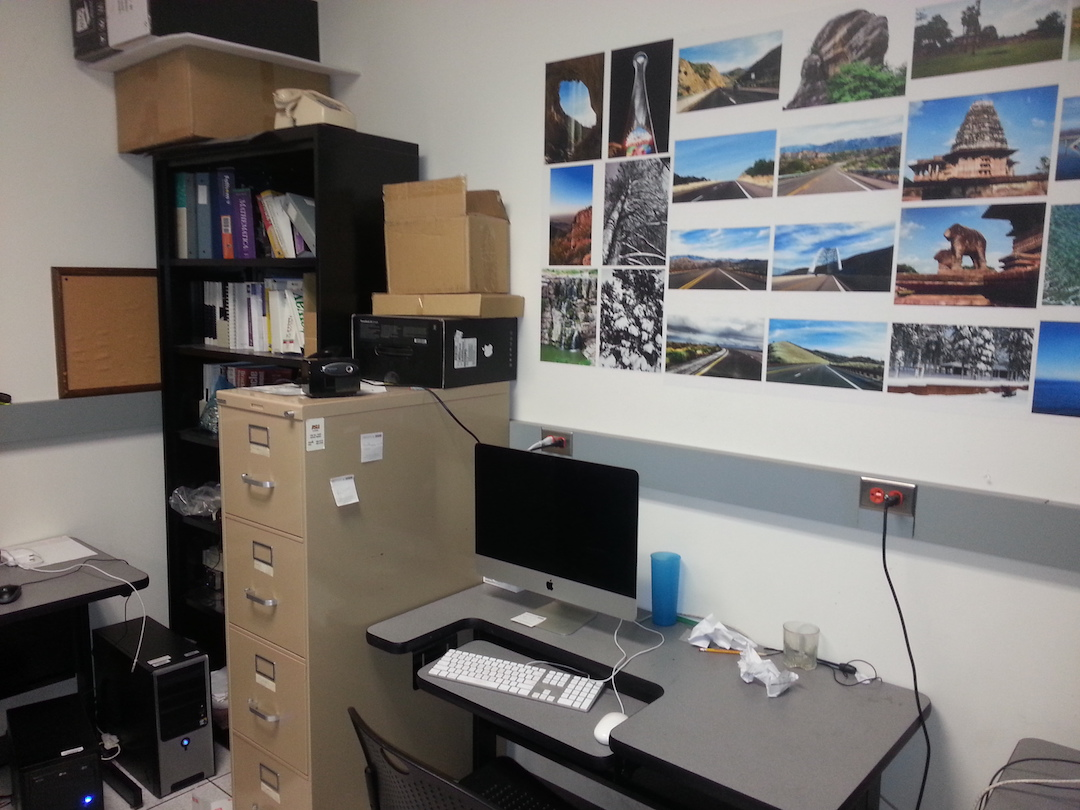
%> input picture a.jpg, 1080 x 810 px
$ octave --eval "result = harris(imread('a.jpg'));"   (GNU Octave 9; MATLAB toolbox functions it lacks are replaced by stand-ins)
%> lines starting %> are read from the running program, lines starting %| are printed output that depends on the picture

% Sample code for detecting Harris corners, following
% Brown et al, CVPR 2005
%        by Alyosha Efros, so probably buggy...

function [x,y,v] = harris(imrgb);
im = im2double(rgb2gray(imrgb));
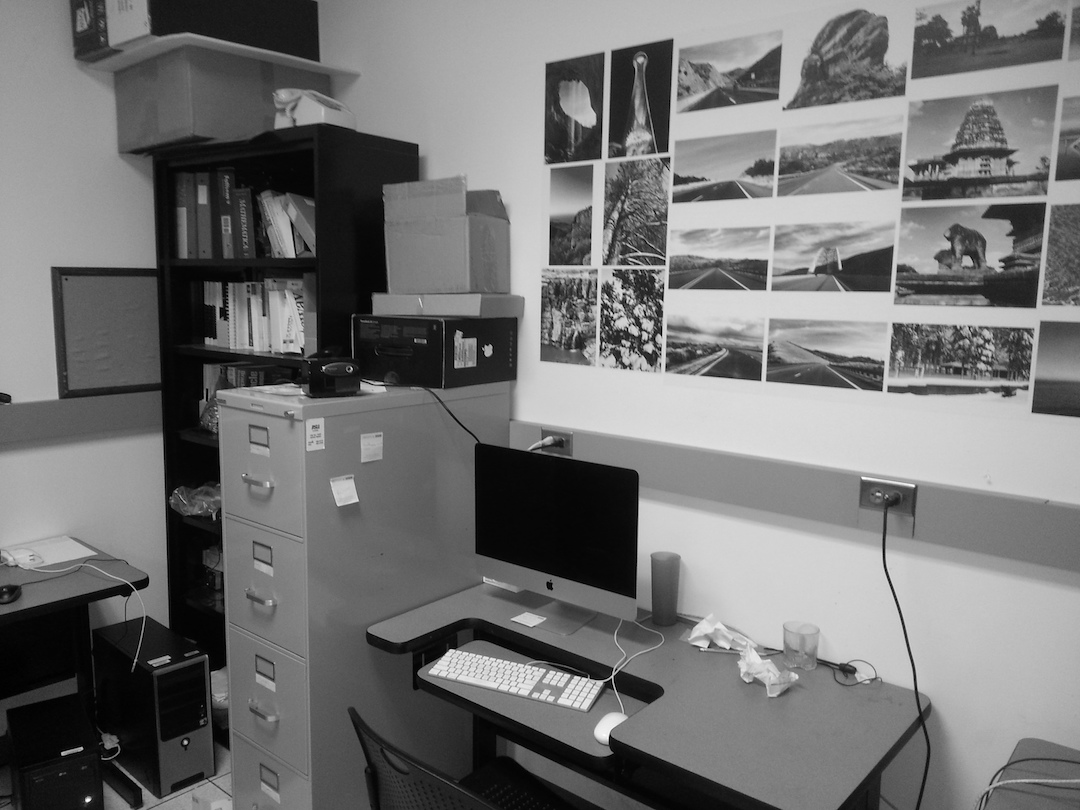
%> im: size 810x1080 double; min 0, max 0.996, mean 0.452
g1 = fspecial('gaussian', 9,1);  % Gaussian with sigma_d
g2 = fspecial('gaussian', 11,1.5); % Gaussian with sigma_i
img1 = conv2(im,g1,'same');  % blur image with sigma_d
Ix = conv2(img1,[-1 0 1],'same');  % take x derivative
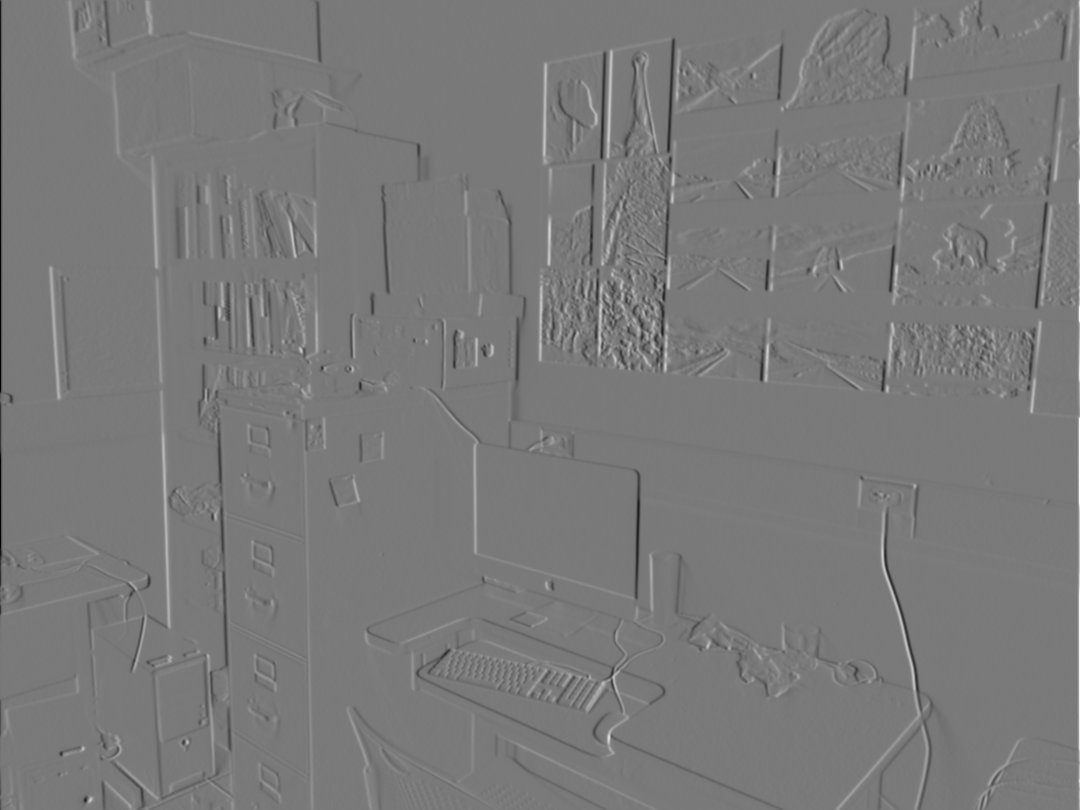
%> Ix: size 810x1080 double; min -0.648, max 0.706, mean -3.01e-05; drawn with min black and max white
Iy = conv2(img1,[-1;0;1],'same');  % take y derivative
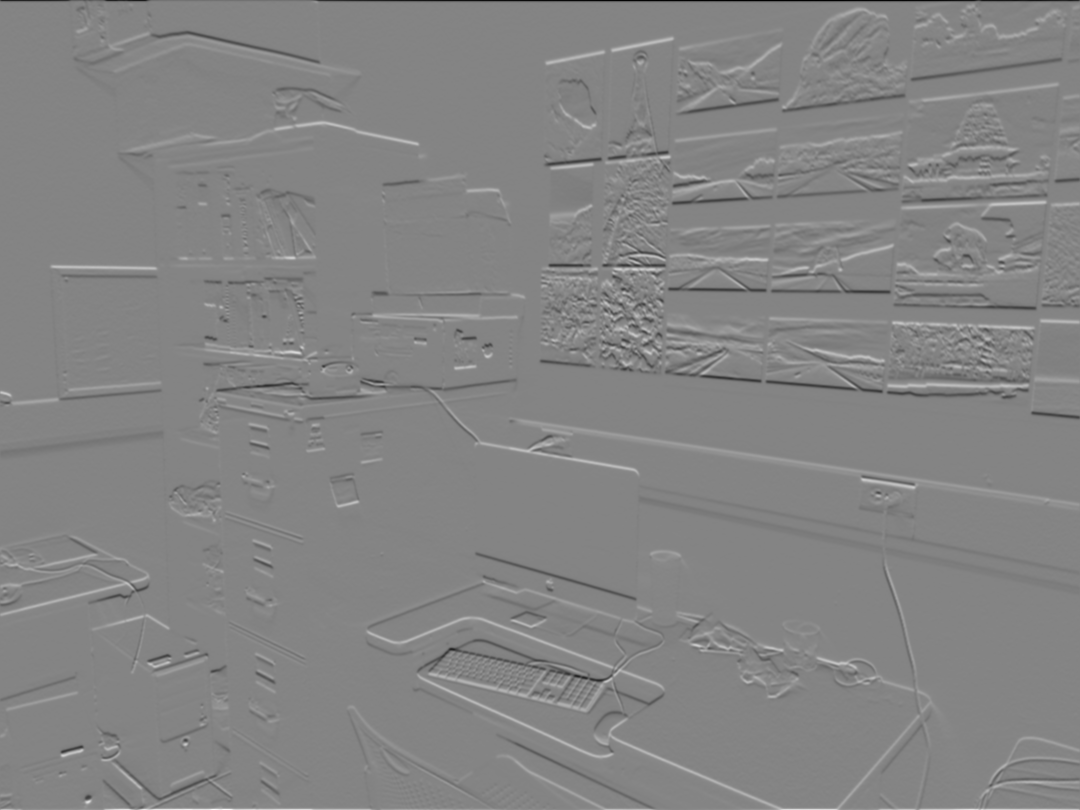
%> Iy: size 810x1080 double; min -0.691, max 0.641, mean 0.000239; drawn with min black and max white

% Compute elements of the Harris matrix H
%%% we can use blur instead of the summing window
Ix2 = conv2(Ix.*Ix,g2,'same');
Iy2 = conv2(Iy.*Iy,g2,'same');
IxIy = conv2(Ix.*Iy,g2,'same');
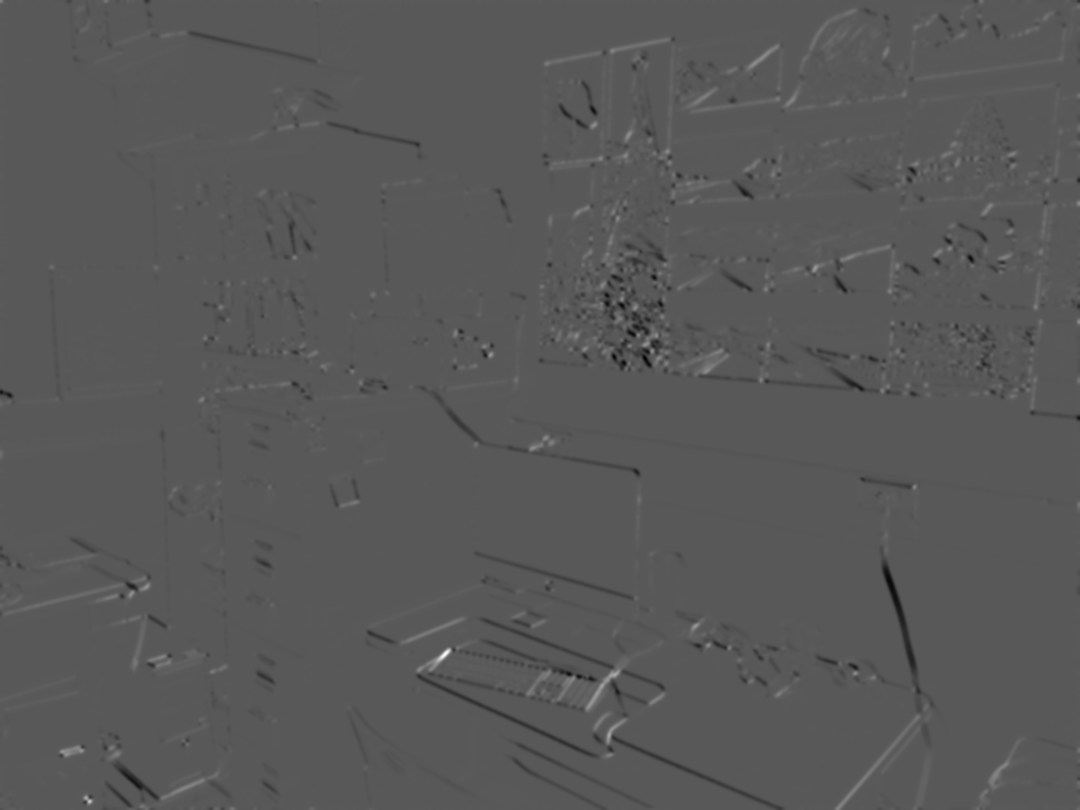
%> IxIy: size 810x1080 double; min -0.0361, max 0.0673, mean -9.16e-05; drawn with min black and max white
R = (Ix2.*Iy2 - IxIy.*IxIy) ... % det(H)
    ./ (Ix2 + Iy2 + eps);       % trace(H) + epsilon

% don't want corners close to image border
R([1:15, end-16:end], :) = 0;
%> R: size 810x1080 double; min 0, max 0.0215, mean 0.000207
R(:,[1:15,end-16:end]) = 0;
%> R: size 810x1080 double; min 0, max 0.0215, mean 0.000201

% non-maxima supression within 3x3 windows
nonmax = inline('max(x)');
Rmax = colfilt(R,[3 3],'sliding',nonmax); % find neighbrhood max
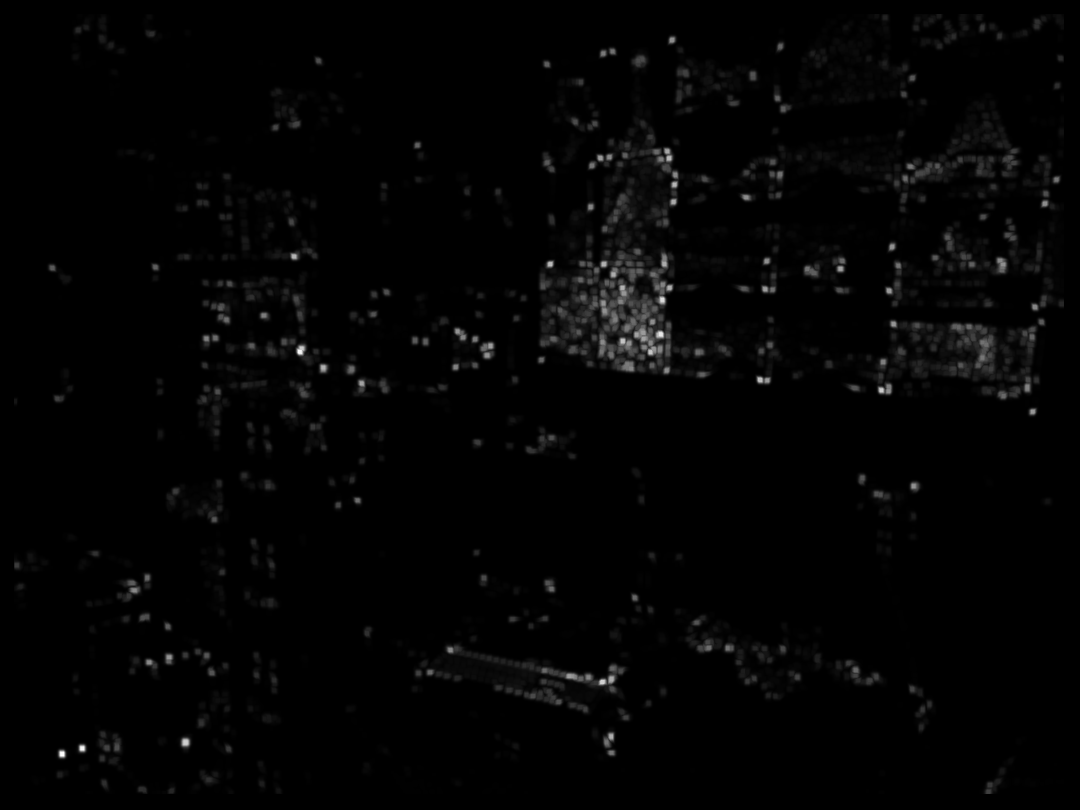
%> Rmax: size 810x1080 double; min 0, max 0.0215, mean 0.000326; drawn with min black and max white
Rnm = R.*(R == Rmax);  % supress non-max

% extract all interest points
[y,x,v] = find(Rnm);
%> y = 11752 values from 16 to 793; x = 11752 values from 16 to 1063; v = 11752 values from 3.35e-08 to 0.0215

% [7 lines of commented-out code are left out]

$ run again, on keble_a.jpg
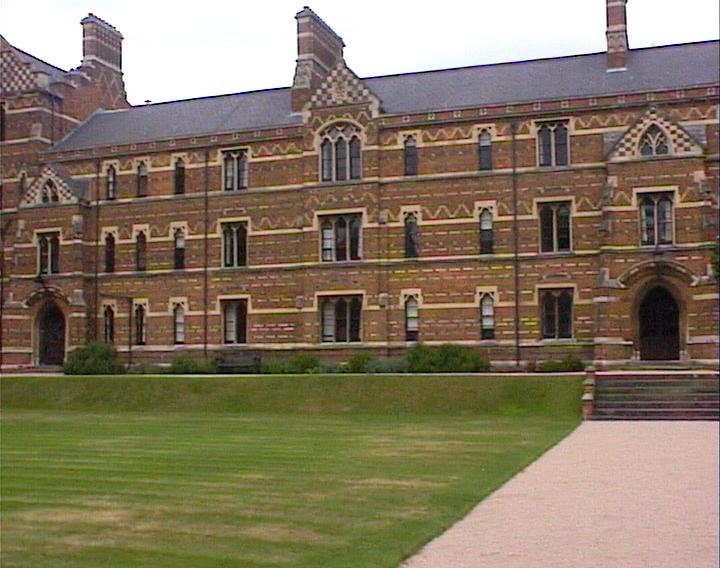
%> input picture keble_a.jpg, 720 x 568 px
%> in harris, `IxIy = conv2(Ix.*Iy,g2,'same');`:
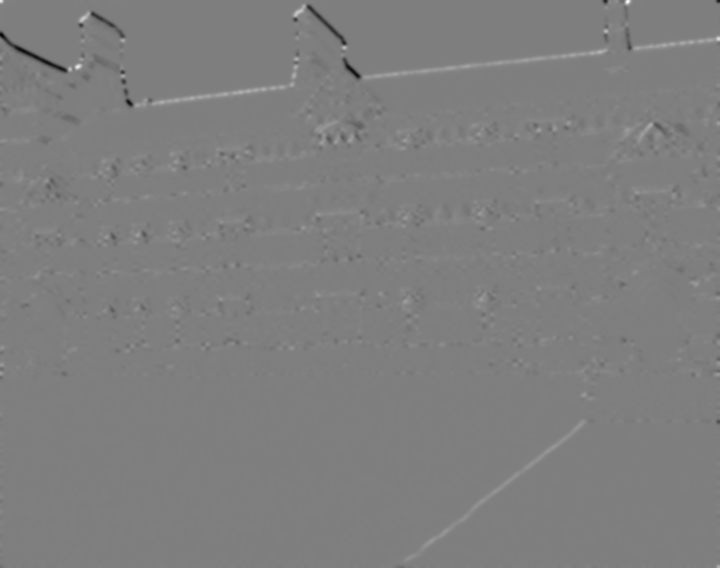
%> IxIy: size 568x720 double; min -0.0671, max 0.0677, mean 0.000105; drawn with min black and max white
%> in harris, `Rmax = colfilt(R,[3 3],'sliding',nonmax);`:
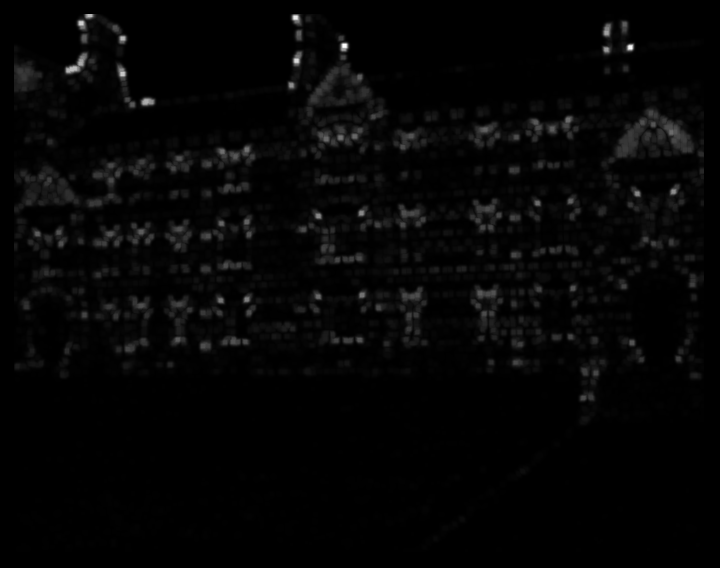
%> Rmax: size 568x720 double; min 0, max 0.027, mean 0.000601; drawn with min black and max white
%> y = 5011 values from 16 to 551; x = 5011 values from 16 to 703; v = 5011 values from 2.85e-14 to 0.027
%> result = 5011 values from 16 to 703
